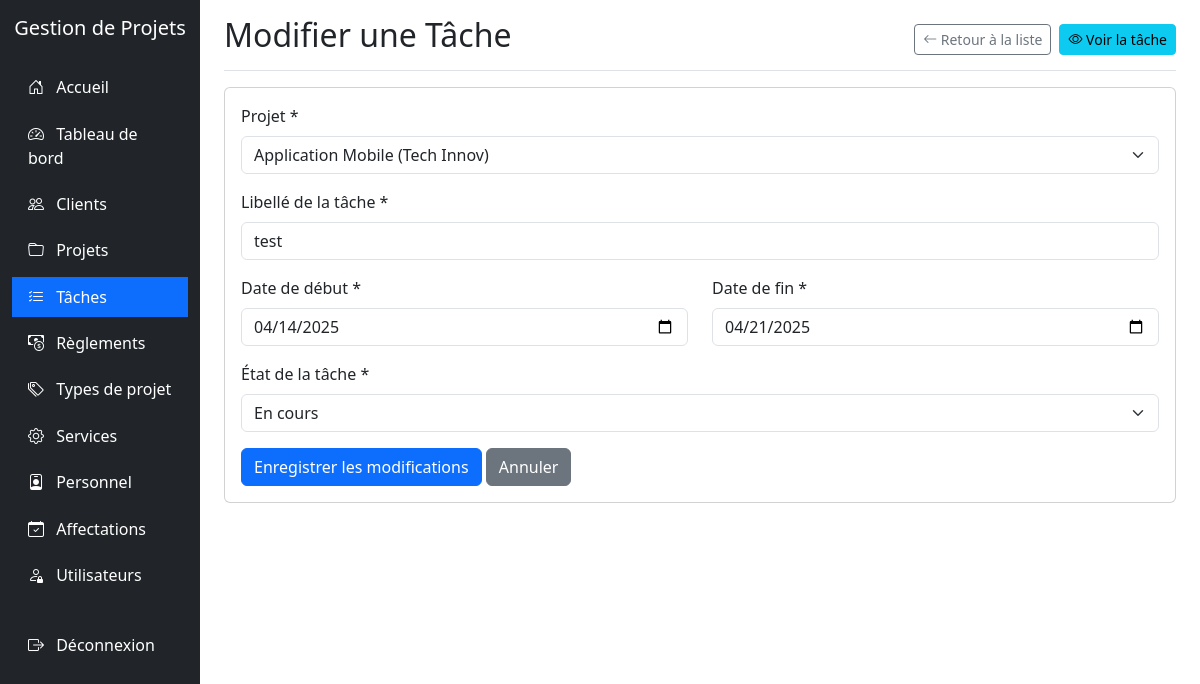
The app's page /taches/edit.php?id=8 (signed in) with its own data.
### tables this page shows
CREATE TABLE IF NOT EXISTS `tache` (
  `IdTache` int NOT NULL AUTO_INCREMENT,
  `LibelleTache` varchar(255) NOT NULL,
  `DateEnregTache` date DEFAULT NULL,
  `DateDebutTache` date DEFAULT NULL,
  `DateFinTache` date DEFAULT NULL,
  `EtatTache` int DEFAULT NULL,
  `IdProjet` int DEFAULT NULL,
  PRIMARY KEY (`IdTache`),
  KEY `IdProjet` (`IdProjet`),
  CONSTRAINT `tache_ibfk_1` FOREIGN KEY (`IdProjet`) REFERENCES `projet` (`IdProjet`)
);

CREATE TABLE IF NOT EXISTS `projet` (
  `IdProjet` int NOT NULL AUTO_INCREMENT,
  `TitreProjet` varchar(255) NOT NULL,
  `DescriptionProjet` varchar(255) DEFAULT NULL,
  `CoutProjet` int DEFAULT NULL,
  `DateDebutProjet` date DEFAULT NULL,
  `DateFinProjet` date DEFAULT NULL,
  `EtatProjet` int DEFAULT NULL,
  `IdClient` int DEFAULT NULL,
  `IdTypeProjet` int DEFAULT NULL,
  PRIMARY KEY (`IdProjet`),
  KEY `IdClient` (`IdClient`),
  KEY `IdTypeProjet` (`IdTypeProjet`),
  CONSTRAINT `projet_ibfk_1` FOREIGN KEY (`IdClient`) REFERENCES `client` (`IdClient`),
  CONSTRAINT `projet_ibfk_2` FOREIGN KEY (`IdTypeProjet`) REFERENCES `typeprojet` (`IdTypeProjet`)
);

### taches/edit.php (the view, shortened to what this page needs)
<?php
require_once '../config.php';
$id = $_GET['id'];
$projetsSql = "SELECT p.IdProjet, p.TitreProjet, c.NomClient
              FROM PROJET p
              JOIN CLIENT c ON p.IdClient = c.IdClient
              ORDER BY p.TitreProjet";
$projetsResult = mysqli_query($conn, $projetsSql);
$sql = "SELECT * FROM TACHE WHERE IdTache = $id";
$result = mysqli_query($conn, $sql);
$tache = mysqli_fetch_assoc($result);
?>
<!DOCTYPE html>
<html lang="fr">
<head>
    <link href="../libs/bootstrap@5.3.0-alpha1/dist/css/bootstrap.min.css" rel="stylesheet">
    <link rel="stylesheet" href="../libs/bootstrap-icons-1.10.0/font/bootstrap-icons.css">
</head>
<body>
    <div class="container-fluid">
        <div class="row">
            <div class="col-md-3 col-lg-2 d-md-block sidebar collapse">
                <div class="position-sticky pt-3">
                    <div class="text-center mb-4">
                        <h5 class="text-white">Gestion de Projets</h5>
                    </div>
                    <ul class="nav flex-column">
                        <li class="nav-item">
                            <a class="nav-link" href="../index.php">
                                <i class="bi bi-house-door"></i> Accueil
                            </a>
                        </li>
                        <li class="nav-item">
                            <a class="nav-link" href="../dashboard/index.php">
                                <i class="bi bi-speedometer2"></i> Tableau de bord
                            </a>
                        </li>
                        <li class="nav-item">
                            <a class="nav-link" href="../clients/index.php">
                                <i class="bi bi-people"></i> Clients
                            </a>
                        </li>
                        <li class="nav-item">
                            <a class="nav-link" href="../projets/index.php">
                                <i class="bi bi-folder"></i> Projets
                            </a>
                        </li>
                        <li class="nav-item">
                            <a class="nav-link active" href="../taches/index.php">
                                <i class="bi bi-list-check"></i> Tâches
                            </a>
                        </li>
                        <li class="nav-item">
                            <a class="nav-link" href="../reglements/index.php">
                                <i class="bi bi-cash-coin"></i> Règlements
                            </a>
                        </li>
                        <li class="nav-item">
                            <a class="nav-link" href="../typesprojet/index.php">
                                <i class="bi bi-tags"></i> Types de projet
                            </a>
                        </li>
                        <li class="nav-item">
                            <a class="nav-link" href="../services/index.php">
                                <i class="bi bi-gear"></i> Services
                            </a>
                        </li>
                        <li class="nav-item">
                            <a class="nav-link" href="../personnel/index.php">
                                <i class="bi bi-person-badge"></i> Personnel
                            </a>
                        </li>
                        <li class="nav-item">
                            <a class="nav-link" href="../affectations/index.php">
                                <i class="bi bi-calendar-check"></i> Affectations
                            </a>
                        </li>
                        <?php if ($_SESSION['role'] == 'admin'): ?>
                        <li class="nav-item">
                            <a class="nav-link" href="../utilisateurs/index.php">
                                <i class="bi bi-person-lock"></i> Utilisateurs
                            </a>
                        </li>
                        <?php endif; ?>
                        <li class="nav-item mt-4">
                            <a class="nav-link" href="../logout.php">
                                <i class="bi bi-box-arrow-right"></i> Déconnexion
                            </a>
                        </li>
                    </ul>
                </div>
            </div>
            <div class="col-md-9 ms-sm-auto col-lg-10 px-md-4">
                <div class="d-flex justify-content-between flex-wrap flex-md-nowrap align-items-center pt-3 pb-2 mb-3 border-bottom">
                    <h1 class="h2">Modifier une Tâche</h1>
                    <div class="btn-toolbar mb-2 mb-md-0">
                        <a href="index.php" class="btn btn-sm btn-outline-secondary me-2">
                            <i class="bi bi-arrow-left"></i> Retour à la liste
                        </a>
                        <a href="view.php?id=<?php echo $id; ?>" class="btn btn-sm btn-info">
                            <i class="bi bi-eye"></i> Voir la tâche
                        </a>
                    </div>
                </div>
                <div class="card">
                    <div class="card-body">
                        <form method="post" action="edit.php?id=<?php echo $id; ?>">
                            <div class="mb-3">
                                <label for="idProjet" class="form-label">Projet *</label>
                                <select class="form-select" id="idProjet" name="idProjet" required>
                                    <?php
                                    mysqli_data_seek($projetsResult, 0);
                                    while ($projet = mysqli_fetch_assoc($projetsResult)):
                                    ?>
                                    <option value="<?php echo $projet['IdProjet']; ?>" <?php echo $tache['IdProjet'] == $projet['IdProjet'] ? 'selected' : ''; ?>>
                                        <?php echo htmlspecialchars($projet['TitreProjet']); ?> (<?php echo htmlspecialchars($projet['NomClient']); ?>)
                                    </option>
                                    <?php endwhile; ?>
                                </select>
                            </div>
                            <div class="mb-3">
                                <label for="libelleTache" class="form-label">Libellé de la tâche *</label>
                                <input type="text" class="form-control" id="libelleTache" name="libelleTache" value="<?php echo htmlspecialchars($tache['LibelleTache']); ?>" required>
                            </div>
                            <div class="row">
                                <div class="col-md-6 mb-3">
                                    <label for="dateDebutTache" class="form-label">Date de début *</label>
                                    <input type="date" class="form-control" id="dateDebutTache" name="dateDebutTache" value="<?php echo $tache['DateDebutTache']; ?>" required>
                                </div>
                                <div class="col-md-6 mb-3">
                                    <label for="dateFinTache" class="form-label">Date de fin *</label>
                                    <input type="date" class="form-control" id="dateFinTache" name="dateFinTache" value="<?php echo $tache['DateFinTache']; ?>" required>
                                </div>
                            </div>
                            <div class="mb-3">
                                <label for="etatTache" class="form-label">État de la tâche *</label>
                                <select class="form-select" id="etatTache" name="etatTache" required>
                                    <option value="2" <?php echo $tache['EtatTache'] == 2 ? 'selected' : ''; ?>>En cours</option>
                                </select>
                            </div>
                            <button type="submit" class="btn btn-primary">Enregistrer les modifications</button>
                            <a href="index.php" class="btn btn-secondary">Annuler</a>
                        </form>
                    </div>
                </div>
            </div>
        </div>
    </div>
</body>
</html>

### taches/edit.php (style rules this page uses)
.sidebar { min-height: 100vh; background-color: #212529; }
.sidebar .nav-link { color: #fff; padding: 0.5rem 1rem; margin: 0.2rem 0; }
.sidebar .nav-link.active { background-color: #0d6efd; }
.sidebar .nav-link i { margin-right: 0.5rem; }

### records on screen
tache: idProjet "Application Mobile (Tech Innov)", libelleTache "test", dateDebutTache "04/14/2025", dateFinTache "04/21/2025", etatTache "En cours"
